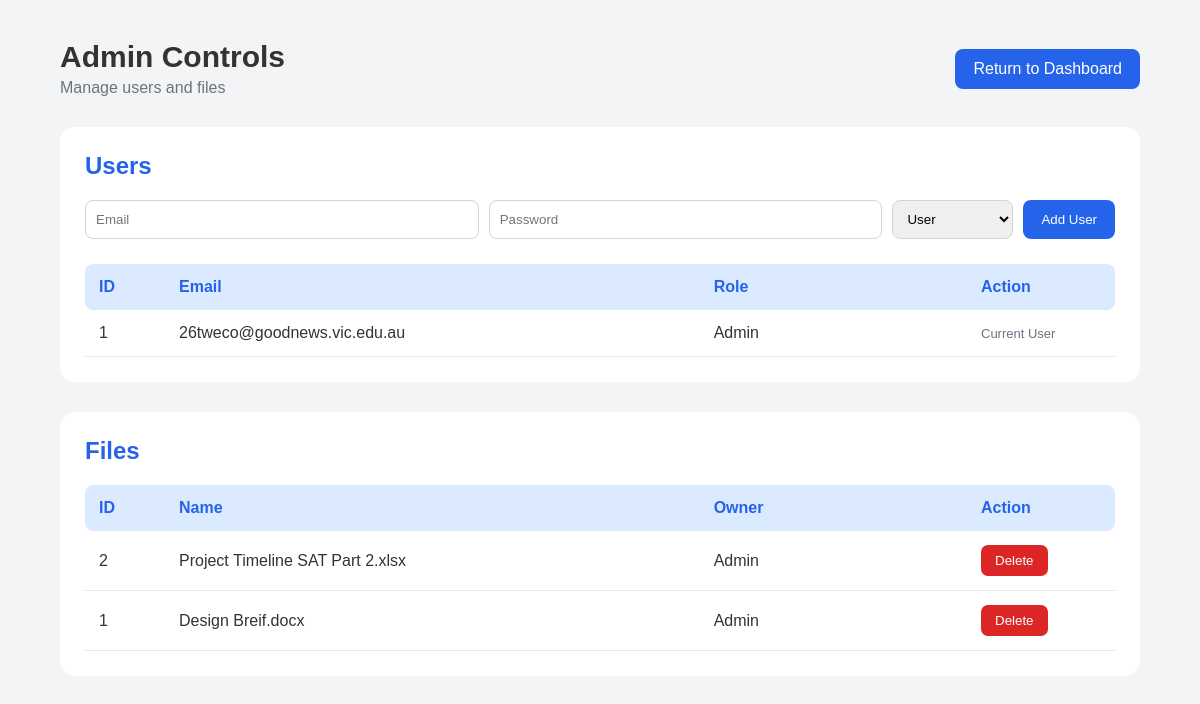
Before: /admin (signed in) with the older database file.
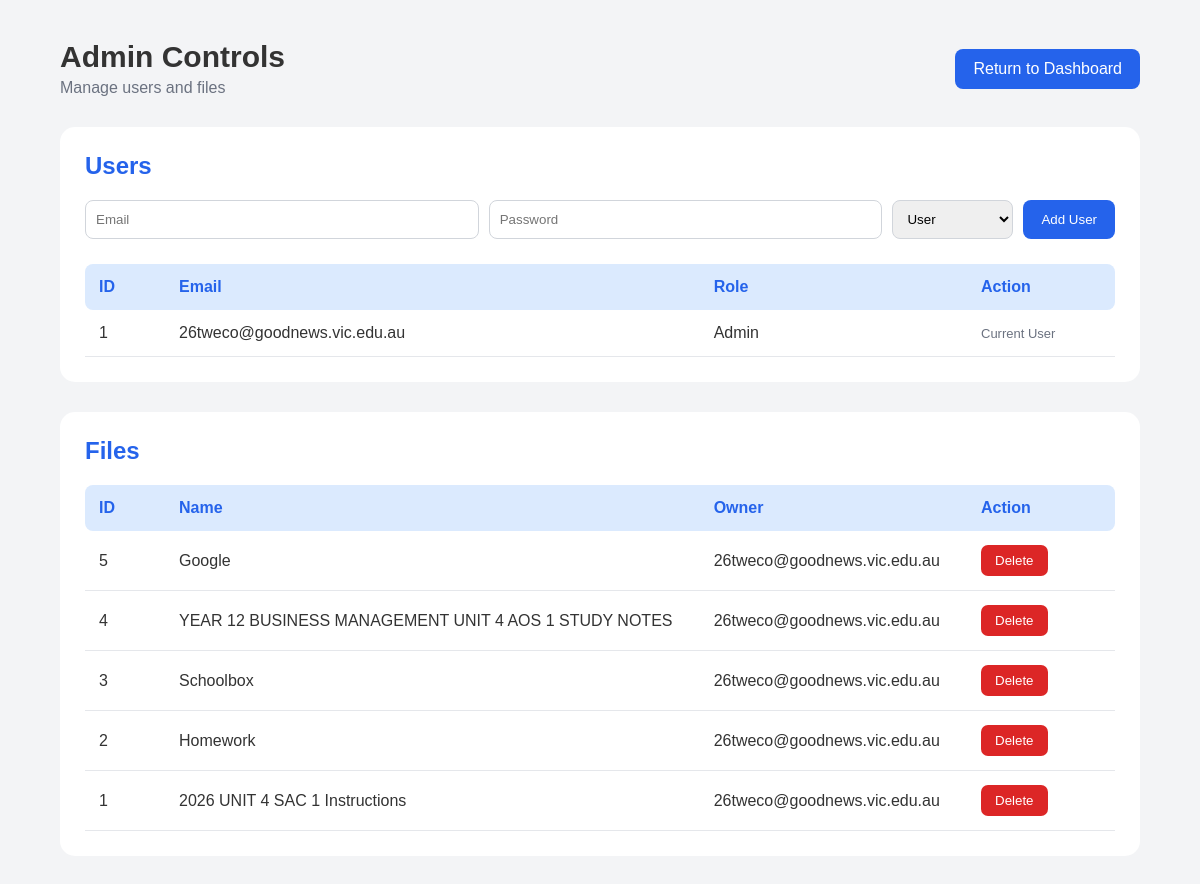
After: the same page with the newer database file.
### tables this page shows
CREATE TABLE Users (

        UserID INTEGER PRIMARY KEY AUTOINCREMENT,

        Email TEXT UNIQUE NOT NULL,

        Password TEXT NOT NULL,

        Role TEXT NOT NULL DEFAULT 'User'

    );

CREATE TABLE Files (

        FileID INTEGER PRIMARY KEY AUTOINCREMENT,

        FileName TEXT NOT NULL,

        FileType TEXT NOT NULL,

        FileURL TEXT NOT NULL,

        FileOwner TEXT NOT NULL,

        LastAccessed TEXT NOT NULL,

        FileSize TEXT,

        IsPinned INTEGER DEFAULT 0

    );

### app.py (the view)
@app.route("/admin")
def admin():
    if "email" not in session:
        return redirect(url_for("login_page"))
    if session.get("role") != "Admin":
        return redirect(url_for("dashboard"))
    connection = sqlite3.connect(DATABASE)
    connection.row_factory = sqlite3.Row
    cursor = connection.cursor()
    cursor.execute("""
        SELECT UserID, Email, Role
        FROM Users
        ORDER BY UserID
    """)
    users = cursor.fetchall()
    cursor.execute("""
        SELECT *
        FROM Files
        ORDER BY FileID DESC
    """)
    files = cursor.fetchall()
    connection.close()
    return render_template(
        "admin.html",
        users=users,
        files=files
    )

### templates/admin.html (shortened to what this page needs)
<!DOCTYPE html>
<html lang="en">
<head>
    <link
        rel="stylesheet"
        href="{{ url_for('static', filename='css/admin.css') }}"
    >
</head>
<body>
<div class="admin-container">
    <header class="admin-header">
        <div>
            <h1>Admin Controls</h1>
            <p>
                Manage users and files
            </p>
        </div>
        <a
            href="{{ url_for('dashboard') }}"
            class="back-btn"
        >
            Return to Dashboard
        </a>
    </header>
    <section class="admin-section">
        <h2>Users</h2>
        <form
            action="{{ url_for('add_user') }}"
            method="POST"
            class="add-user-form"
        >
            <input
                type="email"
                name="email"
                placeholder="Email"
                required
            >
            <input
                type="password"
                name="password"
                placeholder="Password"
                required
            >
            <select
                name="role"
                required
            >
                <option value="User">
                    User
                </option>
            </select>
            <button type="submit">
                Add User
            </button>
        </form>
        <div class="admin-table">
            <div class="table-head users-grid">
                <div>ID</div>
                <div>Email</div>
                <div>Role</div>
                <div>Action</div>
            </div>
            {% for user in users %}
                <div class="table-row users-grid">
                    <div>
                        {{ user["UserID"] }}
                    </div>
                    <div>
                        {{ user["Email"] }}
                    </div>
                    <div>
                        {{ user["Role"] }}
                    </div>
                    <div>
                        {% if user["Email"] != session.get("email") %}
                            <form
                                action="{{ url_for('delete_user', user_id=user['UserID']) }}"
                                method="POST"
                            >
                                <button
                                    type="submit"
                                    class="delete-btn"
                                >
                                    Delete
                                </button>
                            </form>
                        {% else %}
                            <span class="current-user">
                                Current User
                            </span>
                        {% endif %}
                    </div>
                </div>
            {% endfor %}
        </div>
    </section>
    <section class="admin-section">
        <h2>Files</h2>
        <div class="admin-table">
            <div class="table-head files-grid">
                <div>ID</div>
                <div>Name</div>
                <div>Owner</div>
                <div>Action</div>
            </div>
            {% for file in files %}
                <div class="table-row files-grid">
                    <div>
                        {{ file["FileID"] }}
                    </div>
                    <div>
                        {{ file["FileName"] }}
                    </div>
                    <div>
                        {{ file["FileOwner"] }}
                    </div>
                    <div>
                        <form
                            action="{{ url_for('delete_file', file_id=file['FileID']) }}"
                            method="POST"
                        >
                            <button
                                type="submit"
                                class="delete-btn"
                            >
                                Delete
                            </button>
                        </form>
                    </div>
                </div>
            {% endfor %}
        </div>
    </section>
</div>
</body>
</html>

Changed rows visible on the page:
added Files: FileID "5", FileName "Google", FileOwner "26tweco@goodnews.vic.edu.au"
added Files: FileID "4", FileName "YEAR 12 BUSINESS MANAGEMENT UNIT 4 AOS 1 STUDY NOTES", FileOwner "26tweco@goodnews.vic.edu.au"
added Files: FileID "3", FileName "Schoolbox", FileOwner "26tweco@goodnews.vic.edu.au"
changed Files id 2: FileName "Project Timeline SAT Part 2.xlsx" → "Homework"; FileOwner "Admin" → "26tweco@goodnews.vic.edu.au"
changed Files id 1: FileName "Design Breif.docx" → "2026 UNIT 4 SAC 1 Instructions"; FileOwner "Admin" → "26tweco@goodnews.vic.edu.au"
